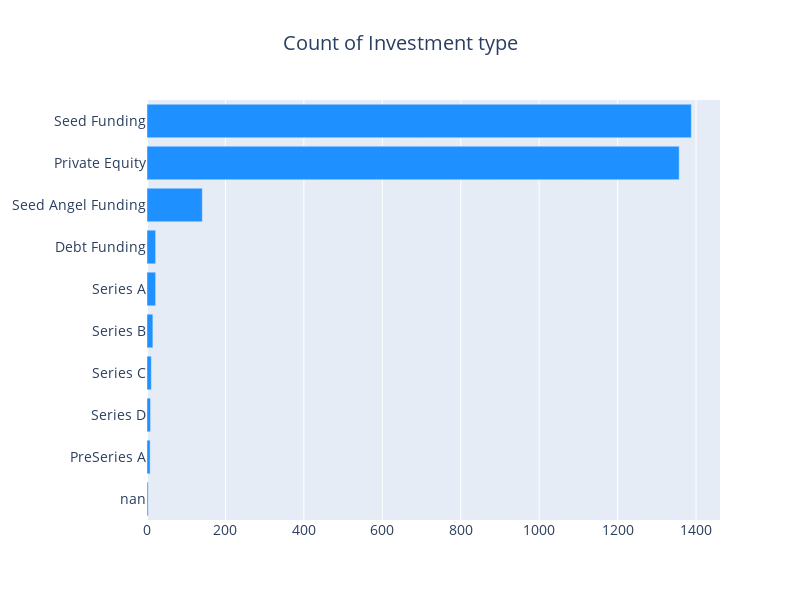

This figure's notebook cell:
### Markdown cell above
## Investment Type

Now let us explore the investment type of the funding deals like whether it is seed funding, private equity funding or so on.

### Code cell
import re
import string
PUNCT_TO_REMOVE = string.punctuation
def remove_punctuation(text):
    """custom function to remove the punctuation"""
    return text.translate(str.maketrans('', '', PUNCT_TO_REMOVE))
df['InvestmentType'] = df['InvestmentType'].apply(lambda x: remove_punctuation(str(x)))

funding_map = {
    "SeedAngel Funding": "Seed Angel Funding",
    "SeedFunding": "Seed Funding",
    "PrivateEquity": "Private Equity",
    "Crowd funding": "Crowd Funding",
    "Angel  Seed Funding": "Seed Angel Funding",
    "Seed  Angel Funding": "Seed Angel Funding",
    "Seed Angle Funding": "Seed Angel Funding",
    "Seed  Angle Funding": "Seed Angel Funding",
    "SeednFunding": "Seed Funding",
    "Seed funding": "Seed Funding",
    "Seed Round": "Seed Funding",
    "preSeries A": "PreSeries A",
    "preseries A": "PreSeries A",
    "Pre Series A": "PreSeries A"
}

for i, v in funding_map.items():
    df['InvestmentType'][df['InvestmentType']==i] = v 

def horizontal_bar_chart(srs, color):
    trace = go.Bar(
        x=srs.values[::-1],
        y=srs.index[::-1],
        showlegend=False,
        orientation = 'h',
        marker=dict(
            color=color,
        ),
    )
    return trace

cnt_srs = df['InvestmentType'].value_counts()[:10]
layout = go.Layout(
    title=go.layout.Title(
        text="Count of Investment type",
        x=0.5
    ),
    font=dict(size=14),
    width=800,
    height=600,
)

data = [horizontal_bar_chart(cnt_srs, "#1E90FF")]
fig = go.Figure(data=data, layout=layout)
py.iplot(fig, filename="funding")

### Figure 1 — Plotly figure (JSON) as saved in the notebook; plotly's stock layout.template omitted (floating-point values rounded to 4 significant figures)
{"data": [{"marker": {"color": "#1E90FF"}, "orientation": "h", "showlegend": false, "type": "bar", "x": [3, 8, 9, 11, 15, 22, 22, 141, 1357, 1388], "y": ["nan", "PreSeries A", "Series D", "Series C", "Series B", "Series A", "Debt Funding", "Seed Angel Funding", "Private Equity", "Seed Funding"]}], "layout": {"font": {"size": 14}, "height": 600, "title": {"text": "Count of Investment type", "x": 0.5}, "width": 800}}
